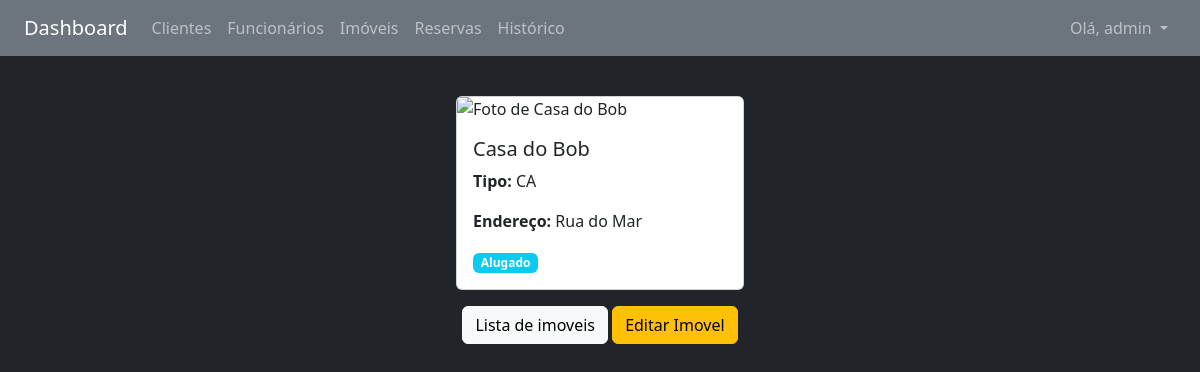
The page /imoveis/1/ (signed in) on the database its author committed.
### imoveis/models.py (models this page shows, shortened)
class Imovel(models.Model):
    TIPO_CHOICES = [
        ('AP', 'Apartamento'),
        ('CA', 'Casa'),
        ('SC', 'Sala Comercial'),
    ]
    tipo = models.CharField(max_length=2, choices=TIPO_CHOICES)
    nome = models.CharField(max_length=100)
    endereco = models.CharField(max_length=255)
    preco = models.DecimalField(max_digits=10, decimal_places=2)
    qtyQuartos = models.IntegerField()
    foto = StdImageField(
        upload_to='fotos/imoveis',
        variations={'thumb': (150, 150), 'medium': (300, 300)},
        blank=True,
        null=True
    )
    disponibilidade = models.BooleanField(default=True)
    ativo = models.BooleanField(default=True)

### imoveis/views.py (the view)
# urls.py: path('<int:imovel_id>/', detalhes_imovel, name='detalhes'),
@login_required
def detalhes_imovel(request, imovel_id):
    try:
        imovel = Imovel.objects.get(id=imovel_id)
    except Imovel.DoesNotExist:
        messages.error(request, "Imovel não encontrado.")
        return redirect('imoveis:lista', campo='nome')
    dados = {'imovel': imovel}
    return render(request, 'imoveis/detalhes.html', dados)

### imoveis/templates/imoveis/detalhes.html
{% extends 'base.html' %}
{% block content %}
<div class="container my-3">
    <div class="card mx-auto" style="width: 18rem;">
        {% if imovel.foto %}
        <img src="{{ imovel.foto.thumb.url }}" class="card-img-top" alt="Foto de {{ imovel.nome }}">
        {% else %}
        <img src="" class="card-img-top" alt="Sem foto {{ imovel.nome }} ">
        {% endif %}
        <div class="card-body">
            <h5 class="card-title">{{ imovel.nome }}</h5>
            <p class="card-text"><strong>Tipo:</strong> {{ imovel.tipo }}</p>
            <p class="card-text"><strong>Endereço:</strong> {{ imovel.endereco }}</p>
            <p class="card-text">
                {% if imovel.disponibilidade %}
                <strong class="badge bg-success">Disponível</strong>
                {% else %}
                <strong class="badge bg-info">Alugado</strong>
                {% endif %}
            </p>
        </div>
    </div>
</div>
<div class="container my-3">
    <div class="row">
        <div class="col text-center">
            <a href="{% url 'imoveis:lista' 'nome' %}" class="btn btn-light"> Lista de imoveis</a>
            <a href="{% url 'imoveis:editar' imovel.id %}" class="btn btn-warning">Editar Imovel</a>
        </div>
    </div>
</div>
{% endblock %}

### core/templates/base.html (shortened to what this page needs)
<!DOCTYPE html>
<html lang="pt-br">
<head>
    <link href="https://cdn.jsdelivr.net/npm/bootstrap@5.3.6/dist/css/bootstrap.min.css" rel="stylesheet"
 />
</head>
<body class="bg-dark text-light">
    <nav class="navbar navbar-expand-lg navbar-dark bg-secondary px-4">
        <a class="navbar-brand" href="{% url 'core:index' %}">Dashboard</a>
        <div class="collapse navbar-collapse">
            <ul class="navbar-nav me-auto">
                <li class="nav-item">
                    <a class="nav-link" href="{% url 'clientes:lista' 'nome' %}">Clientes</a>
                </li>
                {% if user.is_superuser %}
                <li class="nav-item">
                    <a class="nav-link" href="{% url 'funcionarios:lista' 'nome' %}">Funcionários</a>
                </li>
                {% endif %}
                <li class="nav-item">
                    <a class="nav-link" href="{% url 'imoveis:lista' 'nome' %}">Imóveis</a>
                </li>
                <li class="nav-item">
                    <a class="nav-link" href="{% url 'reservas:lista' 'cliente' %}">Reservas</a>
                </li>
                <li class="nav-item">
                    <a class="nav-link" href="{% url 'historico_locacoes:lista' %}">Histórico</a>
                </li>
            </ul>
        </div>
        {% if user.is_authenticated %}
        <ul class="navbar-nav">
            <li class="nav-item dropdown">
                <a class="nav-link dropdown-toggle" href="#" id="userDropdown" role="button" data-bs-toggle="dropdown"
                    aria-expanded="false">
                    Olá, {{ user.username }}
                </a>
            </li>
        </ul>
        {% endif %}
    </nav>
    <main class="container py-4">
        {% include 'partials/_mensagem.html' %}
        {% block content %}{% endblock %}
    </main>
</body>
</html>

### rows shown on the page
Imovel: nome "Casa do Bob", tipo "CA", endereco "Rua do Mar"

### other values the page prints
{{ user.username }} "admin"
